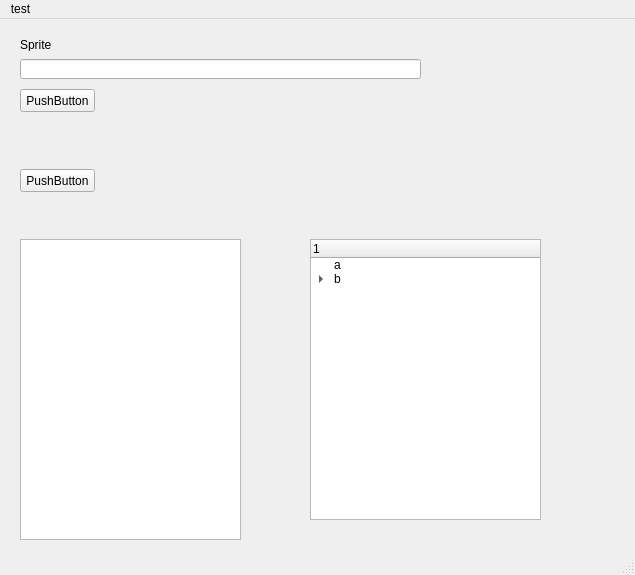
<?xml version="1.0" encoding="UTF-8"?>
<ui version="4.0">
 <class>MainWindow</class>
 <widget class="QMainWindow" name="MainWindow">
  <property name="windowModality">
   <enum>Qt::NonModal</enum>
  </property>
  <property name="enabled">
   <bool>true</bool>
  </property>
  <property name="geometry">
   <rect>
    <x>0</x>
    <y>0</y>
    <width>635</width>
    <height>575</height>
   </rect>
  </property>
  <property name="windowTitle">
   <string>MainWindow</string>
  </property>
  <property name="animated">
   <bool>true</bool>
  </property>
  <widget class="QWidget" name="centralWidget">
   <property name="sizePolicy">
    <sizepolicy hsizetype="Expanding" vsizetype="Expanding">
     <horstretch>0</horstretch>
     <verstretch>0</verstretch>
    </sizepolicy>
   </property>
   <widget class="QListView" name="listView">
    <property name="geometry">
     <rect>
      <x>20</x>
      <y>220</y>
      <width>221</width>
      <height>301</height>
     </rect>
    </property>
   </widget>
   <widget class="QPushButton" name="pushButton">
    <property name="geometry">
     <rect>
      <x>20</x>
      <y>70</y>
      <width>75</width>
      <height>23</height>
     </rect>
    </property>
    <property name="text">
     <string>PushButton</string>
    </property>
   </widget>
   <widget class="QLabel" name="label">
    <property name="geometry">
     <rect>
      <x>20</x>
      <y>20</y>
      <width>47</width>
      <height>12</height>
     </rect>
    </property>
    <property name="text">
     <string>Sprite</string>
    </property>
   </widget>
   <widget class="QLineEdit" name="lineEdit">
    <property name="geometry">
     <rect>
      <x>20</x>
      <y>40</y>
      <width>401</width>
      <height>20</height>
     </rect>
    </property>
   </widget>
   <widget class="QPushButton" name="pushButton_2">
    <property name="geometry">
     <rect>
      <x>20</x>
      <y>150</y>
      <width>75</width>
      <height>23</height>
     </rect>
    </property>
    <property name="text">
     <string>PushButton</string>
    </property>
   </widget>
   <widget class="QTreeWidget" name="treeWidget">
    <property name="geometry">
     <rect>
      <x>310</x>
      <y>220</y>
      <width>231</width>
      <height>281</height>
     </rect>
    </property>
    <column>
     <property name="text">
      <string>1</string>
     </property>
    </column>
    <item>
     <property name="text">
      <string>a</string>
     </property>
    </item>
    <item>
     <property name="text">
      <string>b</string>
     </property>
     <item>
      <property name="text">
       <string>a</string>
      </property>
     </item>
    </item>
   </widget>
  </widget>
  <widget class="QMenuBar" name="menuBar">
   <property name="geometry">
    <rect>
     <x>0</x>
     <y>0</y>
     <width>635</width>
     <height>22</height>
    </rect>
   </property>
   <widget class="QMenu" name="menuTest">
    <property name="title">
     <string>test</string>
    </property>
   </widget>
   <addaction name="menuTest"/>
  </widget>
  <widget class="QStatusBar" name="statusBar"/>
 </widget>
 <layoutdefault spacing="6" margin="11"/>
 <resources/>
 <connections/>
</ui>
